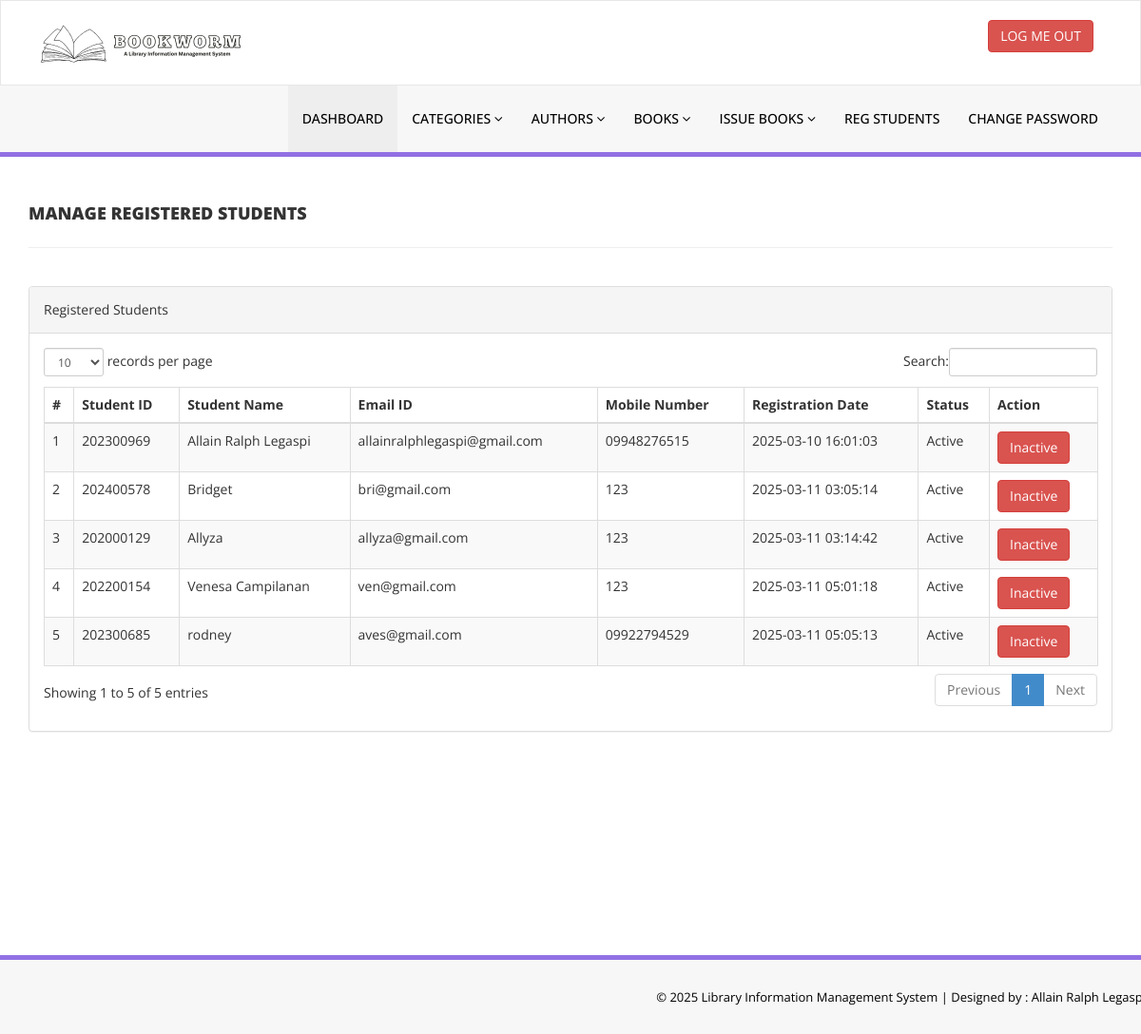
/Library_Management/admin/reg-students.php (signed in), run on an earlier commit of the app's database.
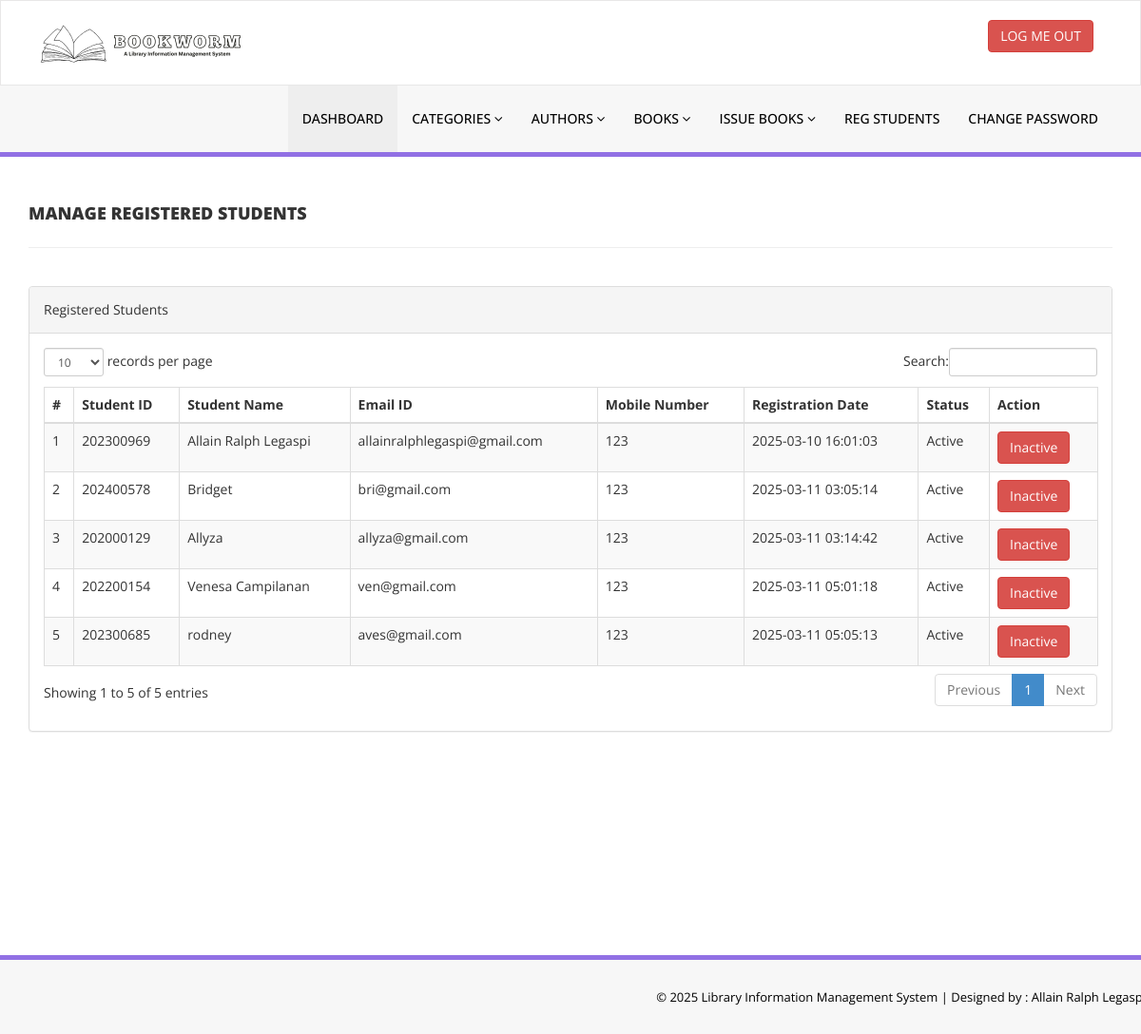
And on a later commit of the database.
### tables this page shows
CREATE TABLE `tblstudents` (
  `id` int(11) NOT NULL,
  `StudentId` varchar(100) DEFAULT NULL,
  `FullName` varchar(120) DEFAULT NULL,
  `EmailId` varchar(120) DEFAULT NULL,
  `MobileNumber` char(11) DEFAULT NULL,
  `Password` varchar(120) DEFAULT NULL,
  `Status` int(1) DEFAULT NULL,
  `RegDate` timestamp NULL DEFAULT current_timestamp(),
  `UpdationDate` timestamp NULL DEFAULT NULL ON UPDATE current_timestamp()
);

### Library_Management/admin/reg-students.php (the view, shortened to what this page needs)
<?php
include('includes/config.php');
if (strlen($_SESSION['alogin']) == 0) {
    header('location:index.php');
} else {
    ?>
    <!DOCTYPE html>
    <html xmlns="http://www.w3.org/1999/xhtml">
    <head>
        <link href="assets/css/bootstrap.css" rel="stylesheet" />
        <link href="assets/css/font-awesome.css" rel="stylesheet" />
        <link href="assets/js/dataTables/dataTables.bootstrap.css" rel="stylesheet" />
        <link href="assets/css/style.css" rel="stylesheet" />
    </head>
    <body>
        <?php include('includes/header.php'); ?>
        <div class="content-wrapper">
            <div class="container">
                <div class="row pad-botm">
                    <div class="col-md-12">
                        <h4 class="header-line">Manage Registered Students</h4>
                    </div>
                </div>
                <div class="row">
                    <div class="col-md-12">
                        <div class="panel panel-default">
                            <div class="panel-heading">
                                Registered Students
                            </div>
                            <div class="panel-body">
                                <div class="table-responsive">
                                    <table class="table table-striped table-bordered table-hover" id="dataTables-example">
                                        <thead>
                                            <tr>
                                                <th>#</th>
                                                <th>Student ID</th>
                                                <th>Student Name</th>
                                                <th>Email ID </th>
                                                <th>Mobile Number</th>
                                                <th>Registration Date</th>
                                                <th>Status</th>
                                                <th>Action</th>
                                            </tr>
                                        </thead>
                                        <tbody>
                                            <?php $sql = "SELECT * from tblstudents";
                                            $query = $dbh->prepare($sql);
                                            $query->execute();
                                            $results = $query->fetchAll(PDO::FETCH_OBJ);
                                            $cnt = 1;
                                            if ($query->rowCount() > 0) {
                                                foreach ($results as $result) { ?>
                                                    <tr class="odd gradeX">
                                                        <td class="center"><?php echo htmlentities($cnt); ?></td>
                                                        <td class="center"><?php echo htmlentities($result->StudentId); ?></td>
                                                        <td class="center"><?php echo htmlentities($result->FullName); ?></td>
                                                        <td class="center"><?php echo htmlentities($result->EmailId); ?></td>
                                                        <td class="center"><?php echo htmlentities($result->MobileNumber); ?></td>
                                                        <td class="center"><?php echo htmlentities($result->RegDate); ?></td>
                                                        <td class="center"><?php if ($result->Status == 1) {
                                                            echo htmlentities("Active");
                                                        } else {
                                                            echo htmlentities("Blocked");
                                                        }
                                                        ?></td>
                                                        <td class="center">
                                                            <?php if ($result->Status == 1) { ?>
                                                                <a href="reg-students.php?inid=<?php echo htmlentities($result->id); ?>"
                                                                    onclick="return confirm('Are you sure you want to block this student?');"" >  <button class="
                                                                    btn btn-danger"> Inactive</button>
                                                                <?php } else { ?>
                                                                    <a href="reg-students.php?id=<?php echo htmlentities($result->id); ?>"
                                                                        onclick="return confirm('Are you sure you want to active this student?');""><button class="
                                                                        btn btn-primary"> Active</button>
                                                                    <?php } ?>
                                                        </td>
                                                    </tr>
                                                    <?php $cnt = $cnt + 1;
                                                }
                                            } ?>
                                        </tbody>
                                    </table>
                                </div>
                            </div>
                        </div>
                    </div>
                </div>
            </div>
        </div>
        <?php include('includes/footer.php'); ?>
    </body>
    </html>
<?php } ?>

### Library_Management/admin/includes/header.php (shortened to what this page needs)
<div class="navbar navbar-inverse set-radius-zero" >
        <div class="container">
            <div class="navbar-header">
                <a class="navbar-brand">
                    <img src="assets/img/logo.png" />
                </a>
            </div>
            <div class="right-div">
                <a href="logout.php" class="btn btn-danger pull-right">LOG ME OUT</a>
            </div>
        </div>
    </div>
    <section class="menu-section">
        <div class="container">
            <div class="row ">
                <div class="col-md-12">
                    <div class="navbar-collapse collapse ">
                        <ul id="menu-top" class="nav navbar-nav navbar-right">
                            <li><a href="dashboard.php" class="menu-top-active">DASHBOARD</a></li>
                            <li>
                                <a href="#" class="dropdown-toggle" id="ddlmenuItem" data-toggle="dropdown"> Categories <i class="fa fa-angle-down"></i></a>
                            </li>
                            <li>
                                <a href="#" class="dropdown-toggle" id="ddlmenuItem" data-toggle="dropdown"> Authors <i class="fa fa-angle-down"></i></a>
                            </li>
 <li>
                                <a href="#" class="dropdown-toggle" id="ddlmenuItem" data-toggle="dropdown"> Books <i class="fa fa-angle-down"></i></a>
                            </li>
                           <li>
                                <a href="#" class="dropdown-toggle" id="ddlmenuItem" data-toggle="dropdown"> Issue Books <i class="fa fa-angle-down"></i></a>
                            </li>
                             <li><a href="reg-students.php">Reg Students</a></li>
  <li><a href="change-password.php">Change Password</a></li>
                        </ul>
                    </div>
                </div>
            </div>
        </div>
    </section>

### Library_Management/admin/includes/footer.php
<section class="footer-section">
     <div class="container">
         <div class="row">
             <div class="col-md-12">
                &copy; 2025 Library Information Management System | Designed by : Allain Ralph Legaspi</a>
             </div>
         </div>
     </div>
 </section>

### Library_Management/admin/assets/css/style.css (style rules this page uses)
.set-radius-zero { border-radius:0px; -moz-border-radius:0px; -webkit-border-radius:0px; }
.content-wrapper { margin-top: 40px; min-height:800px; padding-bottom:90px; }
.header-line { font-weight:900; padding-bottom:25px; border-bottom:1px solid #eeeeee; text-transform:uppercase; }
.pad-botm { padding-bottom:30px; }
.right-div { float: right; padding: 20px; }
#menu-top a { color:#000; text-decoration:none; font-weight:500; padding: 25px 15px 25px 15px; text-transform:uppercase; }
.menu-section { background-color: #f7f7f7; border-bottom:5px solid #9170E4; width:100% }
.menu-top-active { background-color:#eeeeee; }
.navbar-inverse { background-color: #FFF; border-color: rgba(155, 153, 153, 0.23); }
.navbar { min-height: 90px; margin-bottom: 0px; }
.footer-section { padding:25px 50px 25px 50px; color:#000; font-size:13px; background-color: #f7f7f7; text-align:right; border-top:5px solid #9170E4; }

What changed in the data, as far as the page shows it:
changed tblstudents "Allain Ralph Legaspi": MobileNumber "09948276515" → "123"
changed tblstudents "rodney": MobileNumber "09922794529" → "123"
